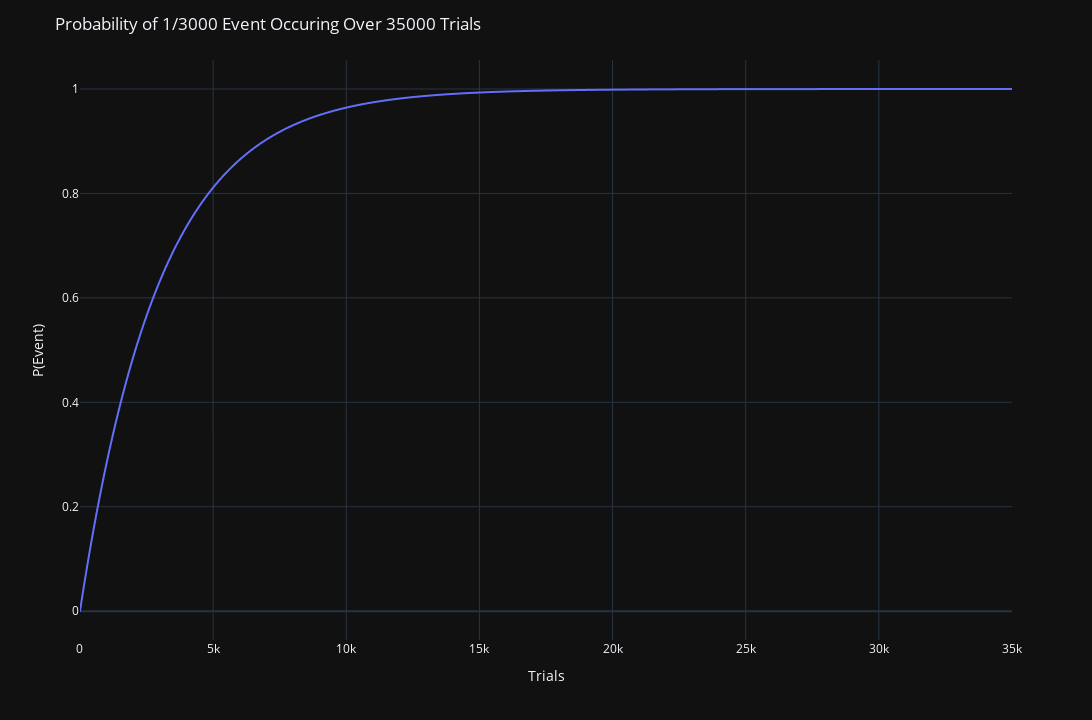

This figure's notebook cell:
### Markdown cell above
## Calculator

### Code cell
# Inputs
n_trials = 35000
odds_event = 1
odds_non_event = 3000

# Calculating the probability curve of drop chance given the inputs
trials = []
probs = []

for i in range(1, n_trials + 1):
    probability_of_drop = 1 - ((1 - odds_event/odds_non_event) ** i)

    trials.append(i)
    probs.append(probability_of_drop)

probs_df = pd.DataFrame({
    "trials": trials,
    "probs": probs
})

# Creating visual
fig = px.line(
    probs_df,
    x="trials",
    y="probs",
)
fig.update_layout(
    title="Probability of {}/{} Event Occuring Over {} Trials".format(odds_event, odds_non_event, n_trials),
    xaxis_title="Trials",
    yaxis_title="P(Event)",
    template="plotly_dark",
    width=1280,
    height=720,
)
fig.show()

### Figure 1 — Plotly figure (JSON) as saved in the notebook; plotly's stock layout.template omitted (floating-point values rounded to 4 significant figures; data arrays with more than 128 entries replaced by an {"elided": "..."} marker saying what was removed)
{"data": [{"hovertemplate": "trials=%{x}<br>probs=%{y}<extra></extra>", "legendgroup": "", "line": {"color": "#636efa", "dash": "solid"}, "marker": {"symbol": "circle"}, "mode": "lines", "name": "", "showlegend": false, "type": "scattergl", "x": {"elided": "35000 int values"}, "xaxis": "x", "y": {"elided": "35000 float values"}, "yaxis": "y"}], "layout": {"height": 720, "legend": {"tracegroupgap": 0}, "margin": {"t": 60}, "title": {"text": "Probability of 1/3000 Event Occuring Over 35000 Trials"}, "width": 1280, "xaxis": {"anchor": "y", "domain": [0, 1], "title": {"text": "Trials"}}, "yaxis": {"anchor": "x", "domain": [0, 1], "title": {"text": "P(Event)"}}}}
